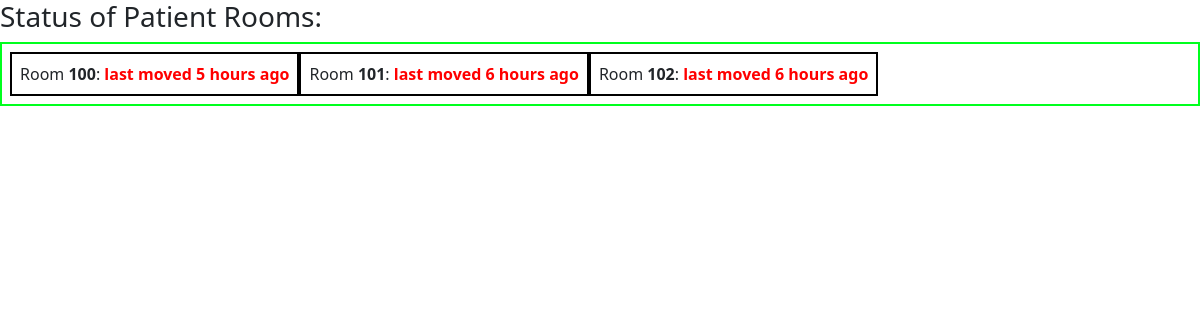
The page / on the database its author committed.
### tables this page shows
CREATE TABLE rooms ( id TEXT PRIMARY KEY, last_moved TIMESTAMP );

### main.py (the view)
@app.route('/')
def index():
    room_ids = crud.list_rooms()
    rooms = []
    for _id in room_ids:
        room = crud.read(_id)
        rooms.append((room.room_id, room.need_move(), room.str_timedelta()))
    return render_template('index.html', rooms=rooms)

### crud.py (called while the page is built)
def read(room_id: str):
    with sqlite3.connect(DB_PATH, detect_types=sqlite3.PARSE_DECLTYPES | sqlite3.PARSE_COLNAMES) as conn:
        result = conn.execute('SELECT last_moved FROM rooms WHERE id=? LIMIT 1', (room_id,)).fetchone()
    return Room(room_id, result[0]) if result is not None else None

def list_rooms():
    with sqlite3.connect(DB_PATH, detect_types=sqlite3.PARSE_DECLTYPES | sqlite3.PARSE_COLNAMES) as conn:
        results = conn.execute('SELECT id FROM rooms').fetchall()
        return [r[0] for r in results] if results is not None else None

    def str_timedelta(self):
        delta = datetime.datetime.now() - self.last_moved
        return format_timedelta(delta, granularity='minute', locale='en_US')

    def need_move(self):
        return datetime.datetime.now() - self.last_moved > datetime.timedelta(hours=2)

### templates/index.html (shortened to what this page needs)
<!doctype html>
<html lang="en">
    <head>
        <link href="https://cdn.jsdelivr.net/npm/bootstrap@5.3.0-alpha1/dist/css/bootstrap.min.css" rel="stylesheet">
        <link href="{{ url_for('static', filename='rooms.css') }}" rel="stylesheet">
    </head>
    <body>
        <h3>Status of Patient Rooms:</h3>
        <ul>
            {% for room in rooms %}
            <li>Room <b>{{ room[0] }}</b>: <span class="{{ 'highlight' if room[1] }}">last moved {{ room[2] }} ago</span></li>
            {% endfor %}
        </ul>
    </body>
</html>

### static/rooms.css (style rules this page uses)
p, ul { border: 2px solid rgb(0, 255, 30); padding: .5em; }
.block, li { border: 2px solid rgb(0, 0, 0); padding: .5em; }
ul { display: flex; list-style: none; }
.highlight { color: red; font-weight: bold; }

### rows shown on the page
rooms: id "100", room "5 hours"
rooms: id "101", room "6 hours"
rooms: id "102", room "6 hours"
